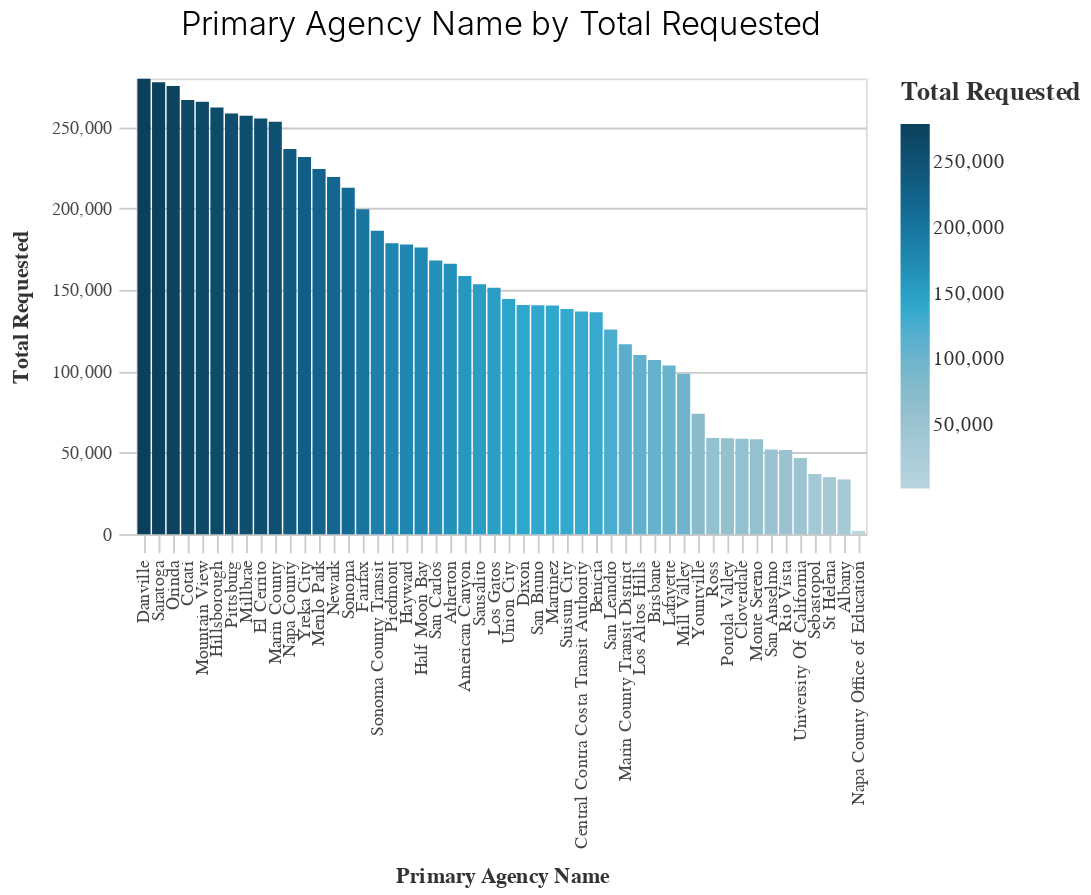

The notebook cell saved with this chart:
### Code cell
_dla_utils.basic_bar_chart((((_dla_utils.calculate_data_all(df, 'total_requested', 'primary_agency_name', aggfunc="mean"))
                          >>arrange(-_.total_requested)).tail(50)
                        ), 'primary_agency_name','total_requested', 'total_requested', subset
                       )

### Figure 1 — Vega-Lite specification as saved in the notebook (floating-point values rounded to 4 significant figures)
{"config": {"view": {"continuousWidth": 400, "continuousHeight": 300}, "axis": {"domainColor": "#cbcbcb", "grid": true, "gridColor": "#cbcbcb", "gridWidth": 1, "labelColor": "#474747", "labelFont": "Nunito Sans", "labelFontSize": 10, "labelPadding": 4, "tickColor": "#cbcbcb", "tickSize": 10, "titleColor": "#333", "titleFont": "Raleway", "titleFontSize": 12, "titlePadding": 10}, "axisBand": {"grid": false}, "background": "white", "font": "Raleway", "header": {"labelFont": "Nunito Sans", "titleFont": "Raleway"}, "legend": {"labelColor": "#333", "labelFont": "Nunito Sans", "labelFontSize": 11, "labelLimit": 0, "padding": 1, "symbolSize": 30, "symbolType": "square", "titleColor": "#333", "titleFont": "Raleway", "titleFontSize": 14, "titlePadding": 10}, "title": {"anchor": "middle", "font": "Raleway", "fontSize": 18, "fontWeight": 300, "offset": 20}}, "data": {"name": "data-170fee1575bfad9e7f98674b5e77aa61"}, "mark": "bar", "encoding": {"color": {"field": "total_requested", "legend": {"title": "Total Requested"}, "scale": {"range": ["#B9D6DF", "#8CBCCB", "#2EA8CE", "#136C97", "#0B405B"]}, "type": "quantitative"}, "x": {"field": "primary_agency_name", "sort": "-y", "title": "Primary Agency Name", "type": "nominal"}, "y": {"field": "total_requested", "title": "Total Requested", "type": "quantitative"}}, "height": 250, "title": "Primary Agency Name by Total Requested", "width": 400, "$schema": "https://vega.github.io/schema/vega-lite/v4.17.0.json", "datasets": {"data-170fee1575bfad9e7f98674b5e77aa61": [{"primary_agency_name": "Danville", "total_requested": 279700.0}, {"primary_agency_name": "Saratoga", "total_requested": 277700.0}, {"primary_agency_name": "Orinda", "total_requested": 275300.0}, {"primary_agency_name": "Cotati", "total_requested": 266800.0}, {"primary_agency_name": "Mountain View", "total_requested": 265600.0}, {"primary_agency_name": "Hillsborough", "total_requested": 262200.0}, {"primary_agency_name": "Pittsburg", "total_requested": 258400.0}, {"primary_agency_name": "Millbrae", "total_requested": 257100.0}, {"primary_agency_name": "El Cerrito", "total_requested": 255300.0}, {"primary_agency_name": "Marin County", "total_requested": 253400.0}, {"primary_agency_name": "Napa County", "total_requested": 236600.0}, {"primary_agency_name": "Yreka City", "total_requested": 231700.0}, {"primary_agency_name": "Menlo Park", "total_requested": 224300.0}, {"primary_agency_name": "Newark", "total_requested": 219500.0}, {"primary_agency_name": "Sonoma", "total_requested": 212800.0}, {"primary_agency_name": "Fairfax", "total_requested": 199600.0}, {"primary_agency_name": "Sonoma County Transit", "total_requested": 186400.0}, {"primary_agency_name": "Piedmont", "total_requested": 178700.0}, {"primary_agency_name": "Hayward", "total_requested": 178000.0}, {"primary_agency_name": "Half Moon Bay", "total_requested": 176100.0}, {"primary_agency_name": "San Carlos", "total_requested": 168100.0}, {"primary_agency_name": "Atherton", "total_requested": 166200.0}, {"primary_agency_name": "American Canyon", "total_requested": 158500.0}, {"primary_agency_name": "Sausalito", "total_requested": 153500.0}, {"primary_agency_name": "Los Gatos", "total_requested": 151400.0}, {"primary_agency_name": "Union City", "total_requested": 144500.0}, {"primary_agency_name": "Dixon", "total_requested": 140800.0}, {"primary_agency_name": "San Bruno", "total_requested": 140600.0}, {"primary_agency_name": "Martinez", "total_requested": 140500.0}, {"primary_agency_name": "Suisun City", "total_requested": 138300.0}, {"primary_agency_name": "Central Contra Costa Transit Authority", "total_requested": 136800.0}, {"primary_agency_name": "Benicia", "total_requested": 136300.0}, {"primary_agency_name": "San Leandro", "total_requested": 125800.0}, {"primary_agency_name": "Marin County Transit District", "total_requested": 116700.0}, {"primary_agency_name": "Los Altos Hills", "total_requested": 110100.0}, {"primary_agency_name": "Brisbane", "total_requested": 106900.0}, {"primary_agency_name": "Lafayette", "total_requested": 103600.0}, {"primary_agency_name": "Mill Valley", "total_requested": 98540.0}, {"primary_agency_name": "Yountville", "total_requested": 73980.0}, {"primary_agency_name": "Ross", "total_requested": 59060.0}, {"primary_agency_name": "Portola Valley", "total_requested": 58860.0}, {"primary_agency_name": "Cloverdale", "total_requested": 58680.0}, {"primary_agency_name": "Monte Sereno", "total_requested": 58350.0}, {"primary_agency_name": "San Anselmo", "total_requested": 51950.0}, {"primary_agency_name": "Rio Vista", "total_requested": 51720.0}, {"primary_agency_name": "University Of California", "total_requested": 46720.0}, {"primary_agency_name": "Sebastopol", "total_requested": 36950.0}, {"primary_agency_name": "St Helena", "total_requested": 35000.0}, {"primary_agency_name": "Albany", "total_requested": 33630.0}, {"primary_agency_name": "Napa County Office of Education", "total_requested": 2000.0}]}}
